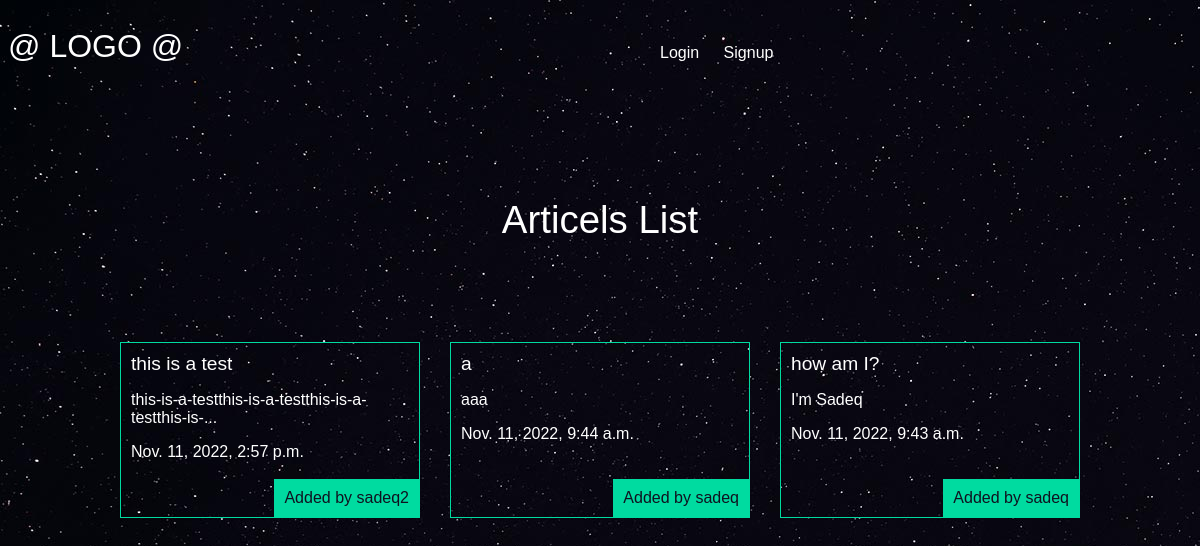
The page /articels/ on the database its author committed.
### articels/models.py (models this page shows, shortened)
class Articel(models.Model):
    title = models.CharField(max_length=100)
    slog = models.SlugField()
    body = models.TextField()
    date = models.DateTimeField(auto_now_add=True)
    Image = models.ImageField(default="default.jpg", blank = True)
    author = models.ForeignKey(User, default=None, on_delete=models.CASCADE)
    def snippet(self):
        if (len(self.body) > 50):
            return self.body[:50] + "..."
        else:
            return self.body

### articels/views.py (the view)
# urls.py: path('', views.articelsList, name="List"),
def articelsList(request):
    articels = models.Articel.objects.all().order_by('-date') # get all models and sort by date
    args = {"articels" : articels} # Se t Model in args to send to view
    return render(request, GetViewName('articelsList'), args)

### articels/views.py (called while the page is built)
def GetViewName(functionName:str)->str:
    return f"articels/{functionName}.html"

### articels/templates/articels/articelsList.html (shortened to what this page needs)
{% extends 'base.html' %}
{% block content %}
    <h1>Articels List</h1>
<div class='articles'>
    {% for i in articels %}
    <div class='article'>
        <h2><a href="{% url 'articel:Detial' slug=i.slog %}">{{i.title}}</a></h2>
        <p>{{i.snippet}}</p>
        <p class='author'>Added by {{i.author.username}}</p>
        <p>{{i.date}}</p>
    </div>
    {% endfor %}
</div>
{% endblock content %}

### templates/base.html (shortened to what this page needs)
{% load  static %}
<!DOCTYPE html>
<html lang="en" dir="ltr">
    <head>
        <link rel="stylesheet" href="{% static 'style.css' %}">
    </head>
    <body>
<header>
    <h1>
        <a href="{% url 'articel:List' %}">@ LOGO @</a>
    </h1>
    <nav>
        <ul>
            {% if user.is_authenticated %}
            <li>
                <span>Welcome {{ user.username }} !</span>
            </li>
            <li>
                <form class="logout-link" action="{% url 'accounts:Logout' %}" method="post">
                {% csrf_token %}
                <input type="submit" value="Logout">
                </form>
            </li>
            <li>
                <a class="highlight" href = "{% url 'articel:Create' %}"> Create New Article </a>
            </li>
            {% else %}
            <li>
                <a href = "{% url 'accounts:Login' %}"> Login </a>
            </li>
            <li>
                <a href = "{% url 'accounts:signup' %}"> Signup </a>
            </li>
            {% endif %}
        </ul>
    </nav>
</header>
        <div class="wrapper">
            {% block content %}
            {% endblock content %}
        </div>
    </body>
</html>

### assests/style.css (style rules this page uses)
body { background-color: #0f121f; background-image: url(stars.jpg); background-repeat:no-repeat; background-attachment: fixed; color:#fff; }
body * { font-family:arial; }
h1,h2,h3,h4,h5 { font-weight:normal; margin:0; }
a,a:hover,a:visited { color:#fff; text-decoration:none; }
.wrapper { max-width:960px; margin:0 auto; }
div.wrapper h1 { text-align:center; margin:100px auto; font-size:2.4em; }
header { display:grid; grid-template-columns:1fr 1fr; padding:20px 0; }
nav li { display:inline-block; margin-left:20px; }
.articles { display:grid; grid-template-columns:1fr 1fr 1fr; grid-gap:30px; }
.article { padding:10px; border:1px solid #00dba0; position:relative; padding-bottom:40px; }
.article h2 { font-size:1.2em; }
.article .author { padding:10px; background-color:#00dba0; position:absolute; right:0; bottom:0; margin:0; color:#0f121f; }

### rows shown on the page
Articel: title "this is a test", snippet "this-is-a-testthis-is-a-testthis-is-a-testthis-is-...", author.username "sadeq2", date "Nov. 11, 2022, 2:57 p.m."
Articel: title "a", snippet "aaa", author.username "sadeq", date "Nov. 11, 2022, 9:44 a.m."
Articel: title "how am I?", snippet "I'm Sadeq", author.username "sadeq", date "Nov. 11, 2022, 9:43 a.m."
